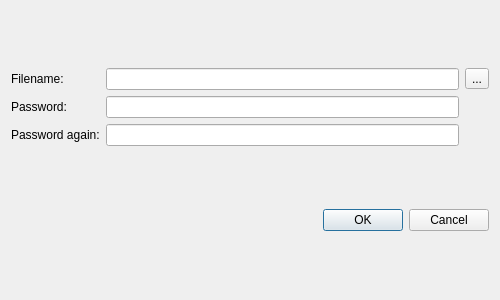
<?xml version="1.0" encoding="UTF-8"?>
<ui version="4.0">
 <class>DialogNew</class>
 <widget class="QDialog" name="DialogNew">
  <property name="geometry">
   <rect>
    <x>0</x>
    <y>0</y>
    <width>500</width>
    <height>300</height>
   </rect>
  </property>
  <property name="windowTitle">
   <string>D3TA -- New</string>
  </property>
  <property name="windowIcon">
   <iconset>
    <normaloff>../../img/icon.svg</normaloff>../../img/icon.svg</iconset>
  </property>
  <layout class="QVBoxLayout" name="verticalLayout">
   <item>
    <layout class="QGridLayout" name="gridLayout">
     <item row="1" column="0">
      <widget class="QLabel" name="labelPass">
       <property name="text">
        <string>Password:</string>
       </property>
      </widget>
     </item>
     <item row="0" column="0">
      <widget class="QLabel" name="labelFileName">
       <property name="text">
        <string>Filename:</string>
       </property>
      </widget>
     </item>
     <item row="2" column="0">
      <widget class="QLabel" name="labelPassAgain">
       <property name="text">
        <string>Password again:</string>
       </property>
      </widget>
     </item>
     <item row="0" column="1">
      <widget class="QLineEdit" name="lineEditFileName"/>
     </item>
     <item row="2" column="1">
      <widget class="QLineEdit" name="lineEditPassAgain">
       <property name="echoMode">
        <enum>QLineEdit::Password</enum>
       </property>
      </widget>
     </item>
     <item row="1" column="1">
      <widget class="QLineEdit" name="lineEditPass">
       <property name="inputMethodHints">
        <set>Qt::ImhHiddenText|Qt::ImhNoAutoUppercase|Qt::ImhNoPredictiveText|Qt::ImhSensitiveData</set>
       </property>
       <property name="echoMode">
        <enum>QLineEdit::Password</enum>
       </property>
      </widget>
     </item>
     <item row="0" column="2">
      <widget class="QToolButton" name="toolButton">
       <property name="text">
        <string>...</string>
       </property>
      </widget>
     </item>
    </layout>
   </item>
   <item>
    <widget class="QDialogButtonBox" name="buttonBox">
     <property name="orientation">
      <enum>Qt::Horizontal</enum>
     </property>
     <property name="standardButtons">
      <set>QDialogButtonBox::Cancel|QDialogButtonBox::Ok</set>
     </property>
    </widget>
   </item>
  </layout>
 </widget>
 <resources/>
 <connections>
  <connection>
   <sender>buttonBox</sender>
   <signal>accepted()</signal>
   <receiver>DialogNew</receiver>
   <slot>accept()</slot>
   <hints>
    <hint type="sourcelabel">
     <x>248</x>
     <y>254</y>
    </hint>
    <hint type="destinationlabel">
     <x>157</x>
     <y>274</y>
    </hint>
   </hints>
  </connection>
  <connection>
   <sender>buttonBox</sender>
   <signal>rejected()</signal>
   <receiver>DialogNew</receiver>
   <slot>reject()</slot>
   <hints>
    <hint type="sourcelabel">
     <x>316</x>
     <y>260</y>
    </hint>
    <hint type="destinationlabel">
     <x>286</x>
     <y>274</y>
    </hint>
   </hints>
  </connection>
 </connections>
</ui>
